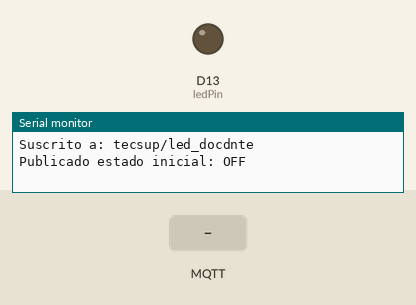
Bench run of a sketch on a simulated Arduino Nano 33 IoT. Parts: output pins drawn as LEDs (lit = HIGH), the last lines printed to the serial monitor. The inputs (shaded band) are chosen by the test bench. WiFi joins after 1.5 s; servers stay silent unless stated; no MQTT or app messages arrive unless stated.

Above: at 2.7 s.
2.8 s: MQTT message "ON" arrives on the first subscribed topic
At 3.8 s:
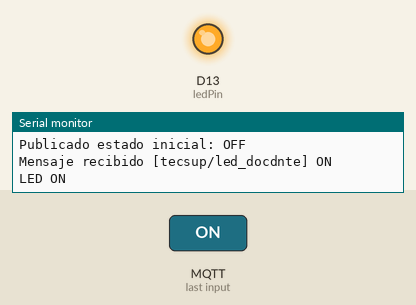
4.3 s: MQTT message "OFF" arrives on the first subscribed topic
At 5.0 s:
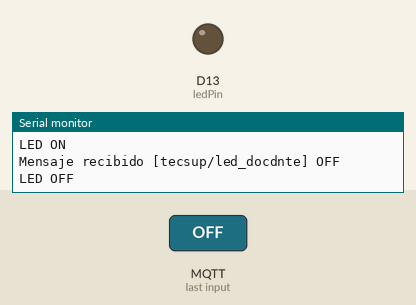
Timing chart, 0 to 7.3 s (numbered marks = the images above; inputs shaded):
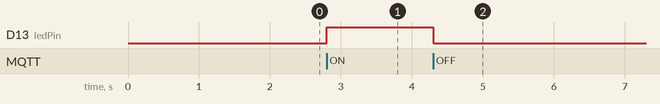

Measured:
- after the input at 2.8 s, D13 (ledPin): LOW → HIGH at once
- after the input at 4.3 s, D13 (ledPin): HIGH → LOW at once

The sketch:

33iot.ino
```cpp
/*
  Proyecto: Control de LED de Arduino Nano 33 IoT desde Node-RED via MQTT
  Red Wi-Fi: APIoT / Tecsup00
  Broker MQTT: test.mosquitto.org
  Tópico de Control (Node-RED -> Arduino): tecsup/led_docdnte
  Tópico de Estado (Arduino -> Node-RED): tecsup/led_docdnte/status

  Funcionalidad:
  - Se conecta a la red Wi-Fi especificada.
  - Se conecta al broker MQTT.
  - Se suscribe al tópico de control para recibir mensajes "ON" o "OFF".
  - Enciende o apaga el LED_BUILTIN de acuerdo al mensaje recibido.
  - Publica el estado actual del LED (ON/OFF) al tópico de estado:
    - Inmediatamente después de un cambio de estado.
    - Periódicamente cada 5 segundos.
    - Al conectarse exitosamente al broker MQTT.
*/

#include <WiFiNINA.h>        // Librería para la funcionalidad Wi-Fi del Nano 33 IoT
#include <PubSubClient.h>    // Librería para el cliente MQTT (de Nick O'Leary)

// --- Configuración de la Red Wi-Fi ---
char ssid[] = "APIoT";         // Tu nombre de red Wi-Fi
char password[] = "Tecsup00"; // Tu contraseña de Wi-Fi

// --- Configuración del Broker MQTT ---
const char* mqtt_server = "test.mosquitto.org"; // Dirección del broker MQTT público
const int mqtt_port = 1883;                   // Puerto estándar de MQTT (sin SSL)
const char* mqtt_client_id = "ArduinoNanoIoT_LED_Client"; // ID único para tu cliente MQTT

// --- Tópicos MQTT ---
// Node-RED publicará comandos a este tópico, Arduino se suscribe para recibirlos.
const char* mqtt_topic_control = "tecsup/led_docdnte";
// Arduino publicará el estado del LED a este tópico, Node-RED se suscribe para mostrarlo.
const char* mqtt_topic_status = "tecsup/led_docdnte/status";

// --- Configuración del LED ---
const int ledPin = LED_BUILTIN; // El LED integrado en la placa Arduino Nano 33 IoT

// --- Objetos de Cliente ---
WiFiClient wifiClient;          // Cliente Wi-Fi para la conexión de red
PubSubClient client(wifiClient); // Cliente MQTT que usa el cliente Wi-Fi

// --- Variables de Estado y Temporización ---
long lastMsg = 0;              // Para controlar el tiempo de la última publicación periódica
bool ledState = false;         // true = LED ON, false = LED OFF (estado actual del LED)

// --- Funciones ---

// Función para inicializar y conectar a la red Wi-Fi
void setup_wifi() {
  delay(10);
  Serial.println();
  Serial.print("Conectando a ");
  Serial.println(ssid);

  WiFi.begin(ssid, password); // Inicia la conexión Wi-Fi

  // Espera hasta que la conexión Wi-Fi sea exitosa
  while (WiFi.status() != WL_CONNECTED) {
    delay(500);
    Serial.print(".");
  }

  Serial.println("");
  Serial.println("WiFi conectado");
  Serial.print("Dirección IP: ");
  Serial.println(WiFi.localIP()); // Muestra la dirección IP asignada
}

// Función callback que se ejecuta cuando se recibe un mensaje MQTT
void callback(char* topic, byte* payload, unsigned int length) {
  Serial.print("Mensaje recibido [");
  Serial.print(topic);
  Serial.print("] ");

  String message = "";
  for (int i = 0; i < length; i++) {
    message += (char)payload[i];
  }
  Serial.println(message); // Imprime el mensaje recibido

  // Verifica si el mensaje es para el tópico de control del LED
  if (String(topic) == mqtt_topic_control) {
    if (message == "ON") {
      digitalWrite(ledPin, HIGH); // Enciende el LED
      ledState = true;
      Serial.println("LED ON");
      client.publish(mqtt_topic_status, "ON"); // Publica el nuevo estado del LED
    } else if (message == "OFF") {
      digitalWrite(ledPin, LOW);  // Apaga el LED
      ledState = false;
      Serial.println("LED OFF");
      client.publish(mqtt_topic_status, "OFF"); // Publica el nuevo estado del LED
    }
  }
}

// Función para reconectar al broker MQTT si la conexión se pierde
void reconnect() {
  // Bucle hasta que estemos conectados
  while (!client.connected()) {
    Serial.print("Intentando conexión MQTT a ");
    Serial.print(mqtt_server);
    Serial.print("...");

    // Intentar conectar con el ID de cliente
    if (client.connect(mqtt_client_id)) {
      Serial.println("conectado");
      // Una vez conectado, suscribirse al tópico de control
      client.subscribe(mqtt_topic_control);
      Serial.print("Suscrito a: ");
      Serial.println(mqtt_topic_control);
      // Publicar el estado inicial del LED
      client.publish(mqtt_topic_status, ledState ? "ON" : "OFF");
      Serial.print("Publicado estado inicial: ");
      Serial.println(ledState ? "ON" : "OFF");
    } else {
      Serial.print("falló, rc=");
      Serial.print(client.state()); // Código de error de conexión
      Serial.println(" intentando de nuevo en 5 segundos");
      delay(5000); // Esperar 5 segundos antes de reintentar
    }
  }
}

// --- Setup: Se ejecuta una vez al iniciar o resetear el Arduino ---
void setup() {
  Serial.begin(9600); // Inicia la comunicación serial para depuración
  pinMode(ledPin, OUTPUT); // Configura el pin del LED como salida
  digitalWrite(ledPin, LOW); // Asegura que el LED esté apagado al inicio

  setup_wifi(); // Conecta a la red Wi-Fi
  client.setServer(mqtt_server, mqtt_port); // Configura el servidor y puerto MQTT
  client.setCallback(callback);             // Asigna la función callback para mensajes entrantes
}

// --- Loop: Se ejecuta repetidamente después del setup ---
void loop() {
  // Si no está conectado al broker MQTT, intentar reconectar
  if (!client.connected()) {
    reconnect();
  }
  client.loop(); // Procesa la comunicación MQTT (envío/recepción de mensajes)

  // Publicar el estado actual del LED periódicamente (cada 5 segundos)
  long now = millis();
  if (now - lastMsg > 5000) { // Si han pasado 5 segundos desde la última publicación
    lastMsg = now;
    client.publish(mqtt_topic_status, ledState ? "ON" : "OFF"); // Publica el estado actual
    Serial.print("Publicando estado periódico del LED: ");
    Serial.println(ledState ? "ON" : "OFF");
  }
}
```
